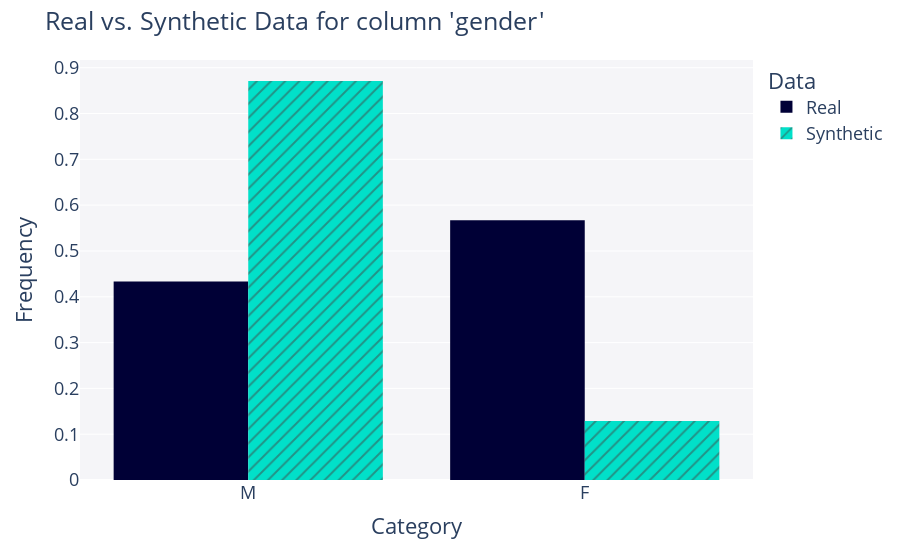
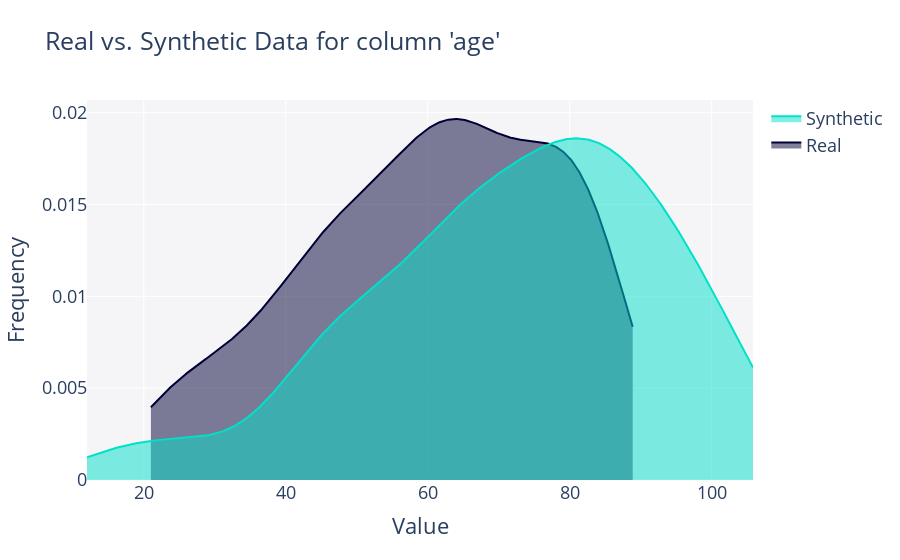
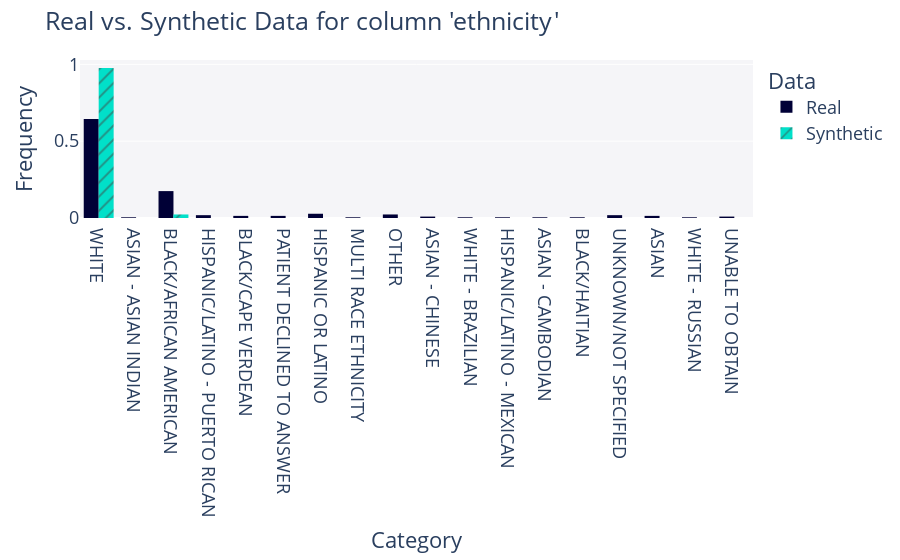
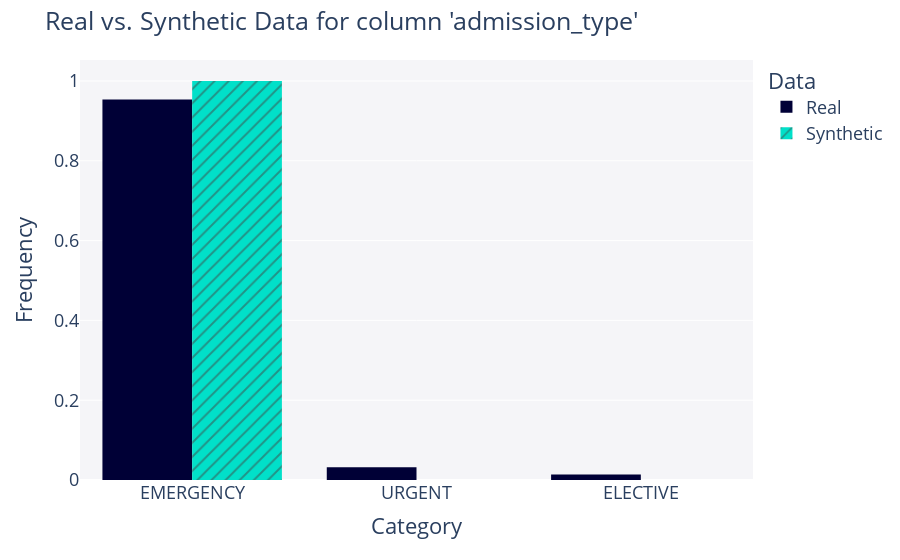

Notebook cell for these charts, in order:
### Code cell
for column in real_data.columns:
    # Generate the plot for the current column
    fig = get_column_plot(
        real_data=real_data,
        synthetic_data=synthetic_data,
        column_name=column,
        metadata=metadata
    )
    
    fig.show()

### Figure 1 — Plotly figure (JSON) as saved in the notebook; plotly's stock layout.template omitted (floating-point values rounded to 4 significant figures; data arrays with more than 128 entries replaced by an {"elided": "..."} marker saying what was removed)
{"data": [{"alignmentgroup": "True", "bingroup": "x", "histnorm": "probability density", "hovertemplate": "<b>Real</b><br>Frequency: %{y}<extra></extra>", "legendgroup": "Real", "marker": {"color": "#000036", "pattern": {"shape": ""}}, "name": "Real", "offsetgroup": "Real", "orientation": "v", "showlegend": true, "type": "histogram", "x": {"elided": "217 str values"}, "xaxis": "x", "yaxis": "y"}, {"alignmentgroup": "True", "bingroup": "x", "histnorm": "probability density", "hovertemplate": "<b>Synthetic</b><br>Frequency: %{y}<extra></extra>", "legendgroup": "Synthetic", "marker": {"color": "#01E0C9", "pattern": {"shape": "/"}}, "name": "Synthetic", "offsetgroup": "Synthetic", "orientation": "v", "showlegend": true, "type": "histogram", "x": {"elided": "217 str values"}, "xaxis": "x", "yaxis": "y"}], "layout": {"barmode": "group", "font": {"size": 18}, "legend": {"title": {"text": "Data"}, "tracegroupgap": 0}, "margin": {"t": 60}, "plot_bgcolor": "#F5F5F8", "title": {"text": "Real vs. Synthetic Data for column 'gender'"}, "xaxis": {"anchor": "y", "domain": [0, 1], "title": {"text": "Category"}}, "yaxis": {"anchor": "x", "domain": [0, 1], "title": {"text": "Frequency"}}}}

### Figure 2 — Plotly figure (JSON) as saved in the notebook; plotly's stock layout.template omitted (floating-point values rounded to 4 significant figures; data arrays with more than 128 entries replaced by an {"elided": "..."} marker saying what was removed)
{"data": [{"fill": "tozeroy", "hovertemplate": "<b>Real</b><br>Frequency: %{y}<extra></extra>", "legendgroup": "Real", "marker": {"color": "#000036"}, "mode": "lines", "name": "Real", "showlegend": true, "type": "scatter", "x": {"elided": "500 float values"}, "xaxis": "x", "y": {"elided": "500 float values"}, "yaxis": "y"}, {"fill": "tozeroy", "hovertemplate": "<b>Synthetic</b><br>Frequency: %{y}<extra></extra>", "legendgroup": "Synthetic", "marker": {"color": "#01E0C9"}, "mode": "lines", "name": "Synthetic", "showlegend": true, "type": "scatter", "x": {"elided": "500 float values"}, "xaxis": "x", "y": {"elided": "500 float values"}, "yaxis": "y"}], "layout": {"barmode": "overlay", "font": {"size": 18}, "hovermode": "closest", "legend": {"traceorder": "reversed"}, "plot_bgcolor": "#F5F5F8", "title": {"text": "Real vs. Synthetic Data for column 'age'"}, "xaxis": {"anchor": "y2", "domain": [0, 1], "title": {"text": "Value"}, "zeroline": false}, "yaxis": {"anchor": "free", "domain": [0, 1], "position": 0, "title": {"text": "Frequency"}}}}

### Figure 3 — Plotly figure (JSON) as saved in the notebook; plotly's stock layout.template omitted (floating-point values rounded to 4 significant figures; data arrays with more than 128 entries replaced by an {"elided": "..."} marker saying what was removed)
{"data": [{"alignmentgroup": "True", "bingroup": "x", "histnorm": "probability density", "hovertemplate": "<b>Real</b><br>Frequency: %{y}<extra></extra>", "legendgroup": "Real", "marker": {"color": "#000036", "pattern": {"shape": ""}}, "name": "Real", "offsetgroup": "Real", "orientation": "v", "showlegend": true, "type": "histogram", "x": {"elided": "217 str values"}, "xaxis": "x", "yaxis": "y"}, {"alignmentgroup": "True", "bingroup": "x", "histnorm": "probability density", "hovertemplate": "<b>Synthetic</b><br>Frequency: %{y}<extra></extra>", "legendgroup": "Synthetic", "marker": {"color": "#01E0C9", "pattern": {"shape": "/"}}, "name": "Synthetic", "offsetgroup": "Synthetic", "orientation": "v", "showlegend": true, "type": "histogram", "x": {"elided": "217 str values"}, "xaxis": "x", "yaxis": "y"}], "layout": {"barmode": "group", "font": {"size": 18}, "legend": {"title": {"text": "Data"}, "tracegroupgap": 0}, "margin": {"t": 60}, "plot_bgcolor": "#F5F5F8", "title": {"text": "Real vs. Synthetic Data for column 'ethnicity'"}, "xaxis": {"anchor": "y", "domain": [0, 1], "title": {"text": "Category"}}, "yaxis": {"anchor": "x", "domain": [0, 1], "title": {"text": "Frequency"}}}}

### Figure 4 — Plotly figure (JSON) as saved in the notebook; plotly's stock layout.template omitted (floating-point values rounded to 4 significant figures; data arrays with more than 128 entries replaced by an {"elided": "..."} marker saying what was removed)
{"data": [{"alignmentgroup": "True", "bingroup": "x", "histnorm": "probability density", "hovertemplate": "<b>Real</b><br>Frequency: %{y}<extra></extra>", "legendgroup": "Real", "marker": {"color": "#000036", "pattern": {"shape": ""}}, "name": "Real", "offsetgroup": "Real", "orientation": "v", "showlegend": true, "type": "histogram", "x": {"elided": "217 str values"}, "xaxis": "x", "yaxis": "y"}, {"alignmentgroup": "True", "bingroup": "x", "histnorm": "probability density", "hovertemplate": "<b>Synthetic</b><br>Frequency: %{y}<extra></extra>", "legendgroup": "Synthetic", "marker": {"color": "#01E0C9", "pattern": {"shape": "/"}}, "name": "Synthetic", "offsetgroup": "Synthetic", "orientation": "v", "showlegend": true, "type": "histogram", "x": {"elided": "217 str values"}, "xaxis": "x", "yaxis": "y"}], "layout": {"barmode": "group", "font": {"size": 18}, "legend": {"title": {"text": "Data"}, "tracegroupgap": 0}, "margin": {"t": 60}, "plot_bgcolor": "#F5F5F8", "title": {"text": "Real vs. Synthetic Data for column 'admission_type'"}, "xaxis": {"anchor": "y", "domain": [0, 1], "title": {"text": "Category"}}, "yaxis": {"anchor": "x", "domain": [0, 1], "title": {"text": "Frequency"}}}}
